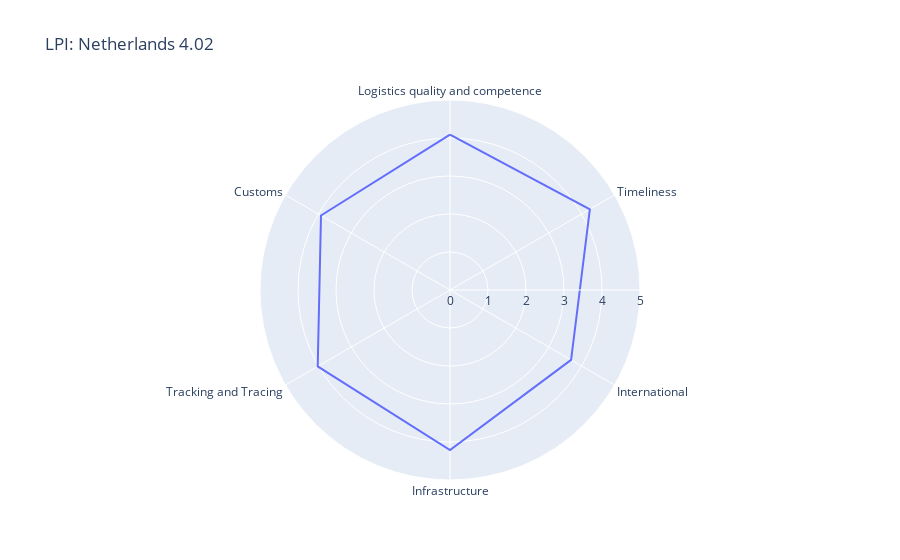

The notebook cell this image was saved under:
### Code cell
lpi_radar('Netherlands')

### Figure 1 — Plotly figure (JSON) as saved in the notebook; plotly's stock layout.template omitted (floating-point values rounded to 4 significant figures)
{"data": [{"hovertemplate": "value=%{r}<br>indicator=%{theta}<extra></extra>", "legendgroup": "", "line": {"color": "#636efa", "dash": "solid"}, "marker": {"symbol": "circle"}, "mode": "lines", "name": "", "r": [4.09, 4.25, 3.68, 4.21, 4.02, 3.92, 4.09], "showlegend": false, "subplot": "polar", "theta": ["Logistics quality and competence", "Timeliness", "International", "Infrastructure", "Tracking and Tracing", "Customs", "Logistics quality and competence"], "type": "scatterpolar"}], "layout": {"legend": {"tracegroupgap": 0}, "polar": {"angularaxis": {"direction": "clockwise", "rotation": 90}, "domain": {"x": [0, 1], "y": [0, 1]}, "radialaxis": {"range": [0, 5]}}, "title": {"text": "LPI: Netherlands 4.02"}}}
